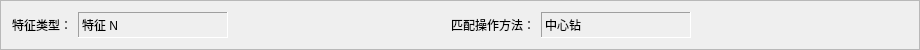
        <widget class="QFrame" name="frame">
         <property name="minimumSize">
          <size>
           <width>0</width>
           <height>50</height>
          </size>
         </property>
         <property name="maximumSize">
          <size>
           <width>16777215</width>
           <height>50</height>
          </size>
         </property>
         <property name="styleSheet">
          <string notr="true">font: 75 10pt &quot;黑体&quot;;</string>
         </property>
         <property name="frameShape">
          <enum>QFrame::StyledPanel</enum>
         </property>
         <property name="frameShadow">
          <enum>QFrame::Raised</enum>
         </property>
         <layout class="QHBoxLayout" name="horizontalLayout_5">
          <item>
           <widget class="QLabel" name="label_5">
            <property name="text">
             <string>特征类型：</string>
            </property>
           </widget>
          </item>
          <item>
           <widget class="QLabel" name="featureType">
            <property name="minimumSize">
             <size>
              <width>150</width>
              <height>0</height>
             </size>
            </property>
            <property name="maximumSize">
             <size>
              <width>150</width>
              <height>16777215</height>
             </size>
            </property>
            <property name="frameShape">
             <enum>QFrame::Panel</enum>
            </property>
            <property name="frameShadow">
             <enum>QFrame::Sunken</enum>
            </property>
            <property name="text">
             <string>特征 N</string>
            </property>
           </widget>
          </item>
          <item>
           <spacer name="horizontalSpacer_5">
            <property name="orientation">
             <enum>Qt::Horizontal</enum>
            </property>
            <property name="sizeHint" stdset="0">
             <size>
              <width>217</width>
              <height>20</height>
             </size>
            </property>
           </spacer>
          </item>
          <item>
           <widget class="QLabel" name="label_3">
            <property name="text">
             <string>匹配操作方法：</string>
            </property>
           </widget>
          </item>
          <item>
           <widget class="QLabel" name="operationName">
            <property name="minimumSize">
             <size>
              <width>150</width>
              <height>0</height>
             </size>
            </property>
            <property name="maximumSize">
             <size>
              <width>150</width>
              <height>16777215</height>
             </size>
            </property>
            <property name="frameShape">
             <enum>QFrame::Panel</enum>
            </property>
            <property name="frameShadow">
             <enum>QFrame::Sunken</enum>
            </property>
            <property name="text">
             <string>中心钻</string>
            </property>
           </widget>
          </item>
          <item>
           <spacer name="horizontalSpacer_6">
            <property name="orientation">
             <enum>Qt::Horizontal</enum>
            </property>
            <property name="sizeHint" stdset="0">
             <size>
              <width>217</width>
              <height>20</height>
             </size>
            </property>
           </spacer>
          </item>
         </layout>
        </widget>
